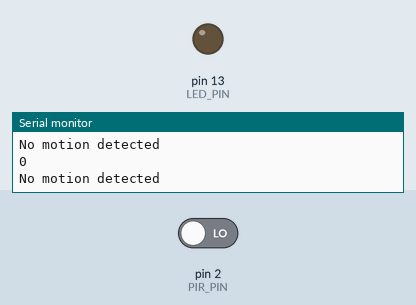
The sketch below on a simulated Arduino Uno, built with avr-gcc and run on an emulated ATmega328P. On the bench: output pins drawn as LEDs (lit = HIGH), the last lines printed to the serial monitor. The inputs (shaded band) are chosen by the test bench; at power-on: pin 2 (PIR_PIN) LOW.

Above: at 1.2 s.
1.3 s: pin 2 (PIR_PIN) driven HIGH
At 2.6 s:
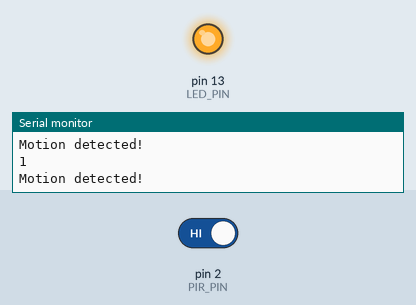
2.9 s: pin 2 (PIR_PIN) driven LOW
At 3.9 s:
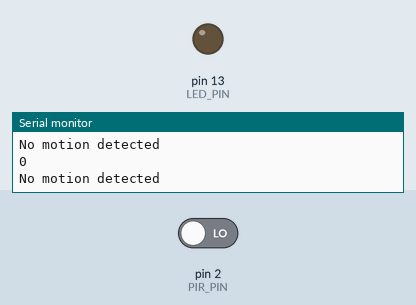
Timing chart, 0 to 5.9 s (numbered marks = the images above; inputs shaded):
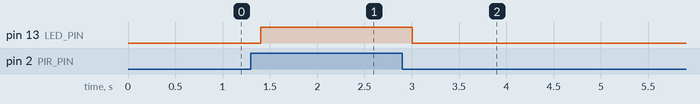

The sketch:

motion_light.ino
```cpp
const int PIR_PIN = 2;
const int LED_PIN = 13;

void setup() {
  pinMode(PIR_PIN, INPUT);
  pinMode(LED_PIN, OUTPUT);
  Serial.begin(9600);
}

void loop() {
  int motion = digitalRead(PIR_PIN);

  Serial.println(motion);

  if (motion == HIGH) {
    digitalWrite(LED_PIN, HIGH);
    Serial.println("Motion detected!");
  }
  else {
    digitalWrite(LED_PIN, LOW);
    Serial.println("No motion detected");
  }

  delay(200);
}
```

Measured:
- after the input at 1.3 s, pin 13 (LED_PIN): LOW → HIGH after 0.10 s
- after the input at 2.9 s, pin 13 (LED_PIN): HIGH → LOW after 0.10 s
